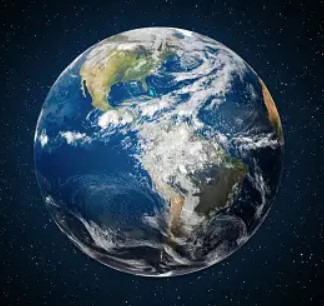
#> input picture sphere_texture.jpg, 324 x 306 px
$ python sphere.py
#> lines starting #> are read from the running program, lines starting #| are printed output that depends on the picture
import numpy as np
import matplotlib.pyplot as plt
from mpl_toolkits.mplot3d import Axes3D
from matplotlib.image import imread

# Constants for sphere generation
NUM_LONGITUDE_DIVISIONS = 100
NUM_LATITUDE_DIVISIONS = 50

# Load the texture image of the Earth
sphere_texture = imread('sphere_texture.jpg') / 255.0  # Normalize the color values to be in the range 0-1

# Adjust brightness by scaling the color values
brightness_scale = 1.5  # Increase or decrease to adjust brightness
adjusted_sphere_texture = np.clip(sphere_texture * brightness_scale, 0, 1)  # Clip values to be within [0, 1] range
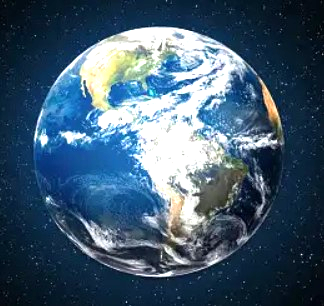
#> adjusted_sphere_texture: shape (306, 324, 3) float64; mean R, G, B 0.257, 0.356, 0.439

# Generate coordinates for the sphere representing the Earth
longitude = np.linspace(0, 2 * np.pi, NUM_LONGITUDE_DIVISIONS)
latitude = np.linspace(0, np.pi, NUM_LATITUDE_DIVISIONS)
longitude, latitude = np.meshgrid(longitude, latitude)
x = np.cos(longitude) * np.sin(latitude)
y = np.sin(longitude) * np.sin(latitude)
z = np.cos(latitude)

# Create a new figure
fig = plt.figure()

# Add a 3D subplot
ax = fig.add_subplot(111, projection='3d')

# Plot the Earth with adjusted brightness texture map
ax.plot_surface(x, y, z, facecolors=adjusted_sphere_texture, rstride=4, cstride=4, shade=True, alpha=1.0)
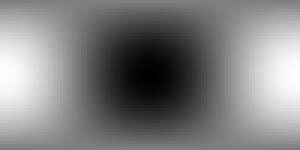
#> x: shape (50, 100) float64 (shown 3 times larger); min -0.999, max 0.999, mean 0.00624; drawn with min black and max white

# Set lighting
ax.set_facecolor('black')
ax.view_init(elev=25, azim=45)
ax.azim = 150
ax.dist = 8

# Set labels and title
ax.set_xlabel('X')
ax.set_ylabel('Y')
ax.set_zlabel('Z')
ax.set_title('Realistic 3D Model of Earth')

# Hide the axes
ax.axis('off')

# Show the plot
plt.show()
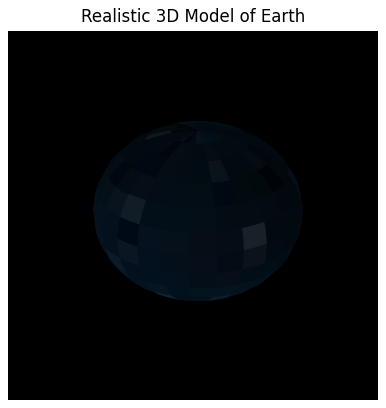
#> figure drawn by matplotlib, 1 panel
